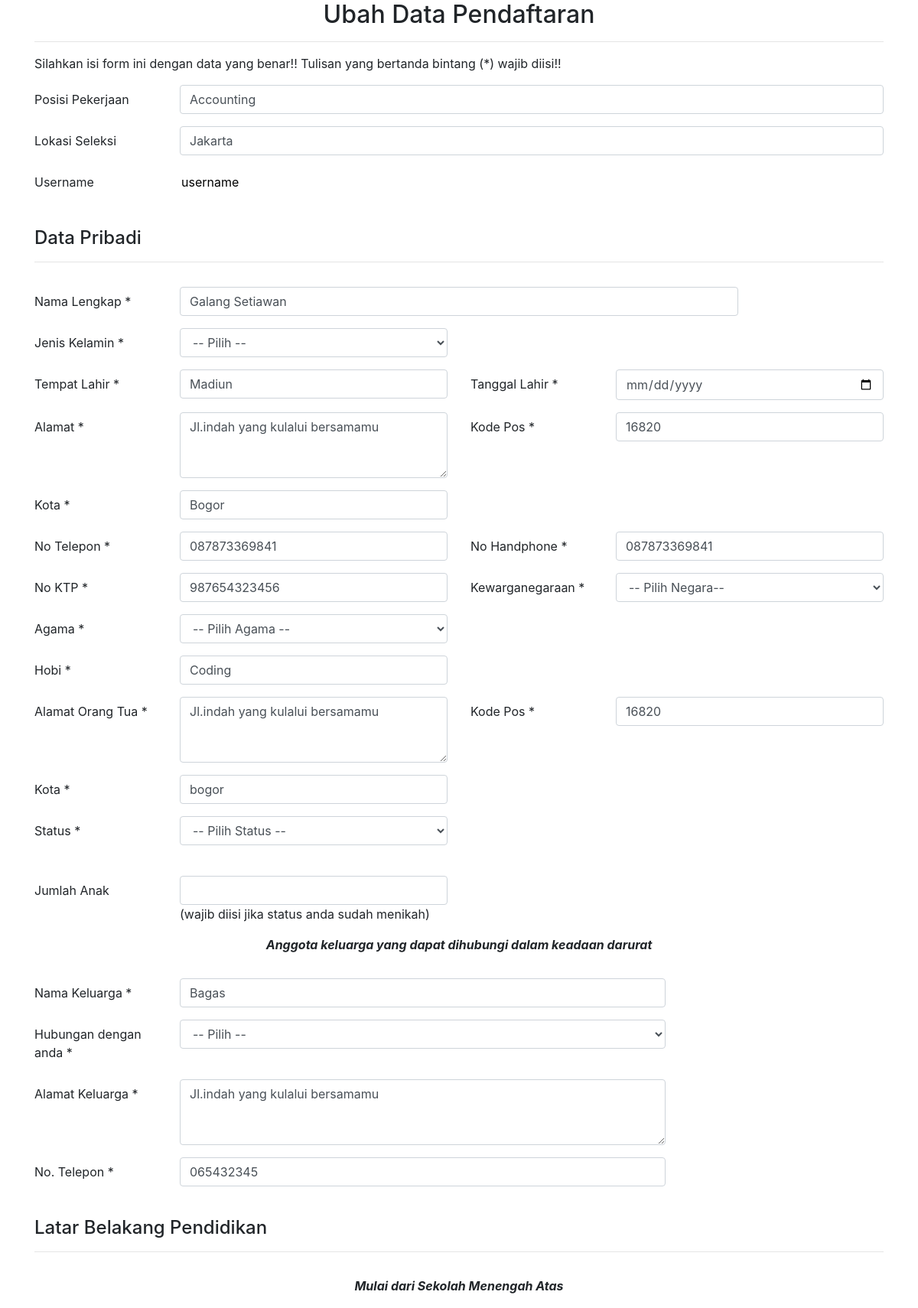
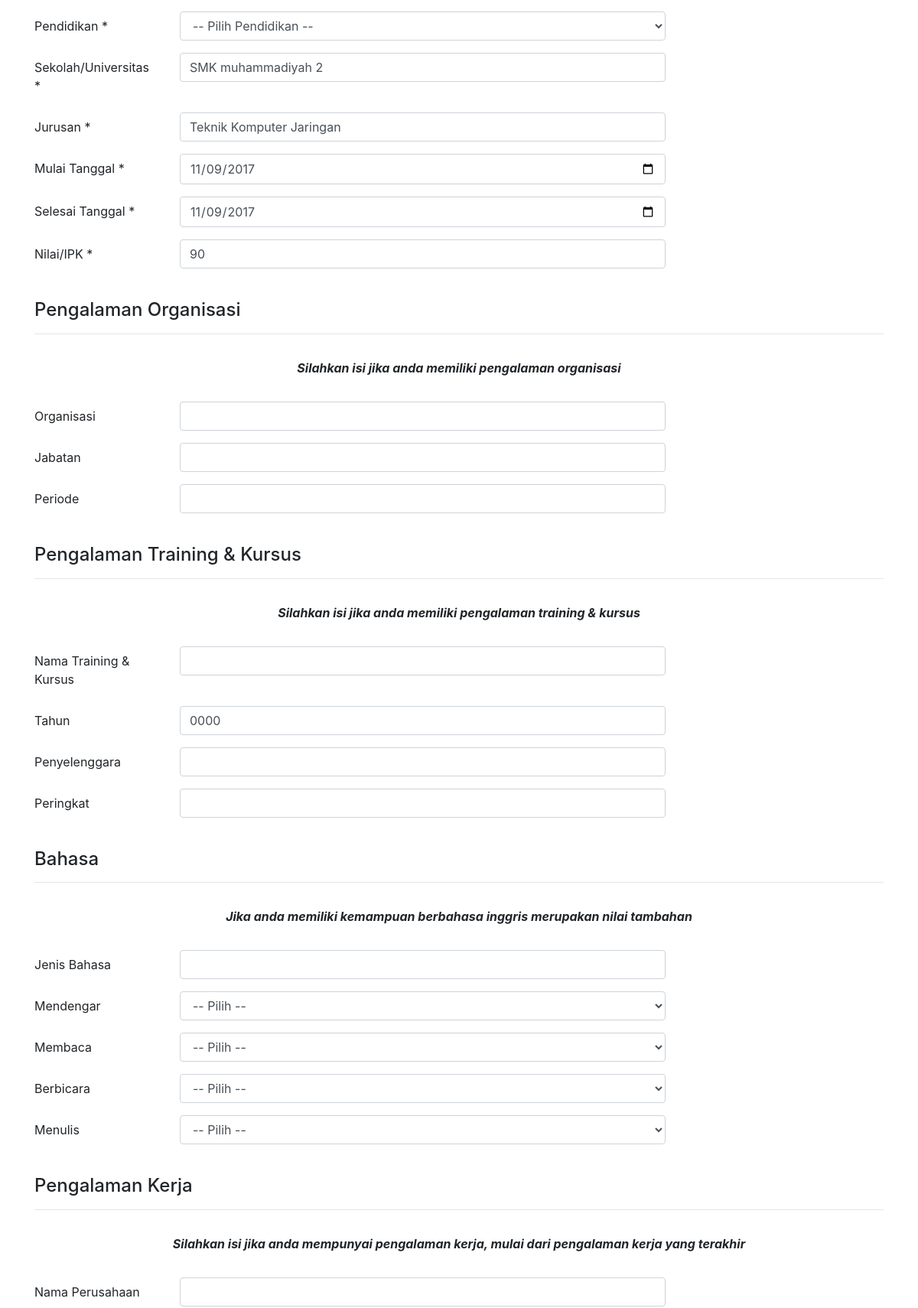
The page /pelamar/form_ubah.php?id_pelamar=320010 (upper part) on the database its author committed (2 pictures, top to bottom).
### tables this page shows
CREATE TABLE `pelamar` (
  `id_pelamar` int(5) NOT NULL,
  `posisi_pekerjaan` varchar(20) NOT NULL,
  `lokasi_seleksi` varchar(13) NOT NULL,
  `username` varchar(40) NOT NULL,
  `password` varchar(18) NOT NULL,
  `nama` varchar(40) NOT NULL,
  `jekel` varchar(15) NOT NULL,
  `tempat_lhr` varchar(25) NOT NULL,
  `tgl_lhr` date NOT NULL,
  `alamat` varchar(40) NOT NULL,
  `kodepos` varchar(15) NOT NULL,
  `kota` varchar(15) NOT NULL,
  `no_tlp` varchar(20) NOT NULL,
  `no_hp` varchar(20) NOT NULL,
  `ktp` varchar(16) NOT NULL,
  `negara` varchar(20) NOT NULL,
  `agama` varchar(15) NOT NULL,
  `hobi` varchar(10) NOT NULL,
  `alamat_ortu` varchar(35) NOT NULL,
  `kodepos_ortu` varchar(15) NOT NULL,
  `kota_ortu` varchar(15) NOT NULL,
  `status` varchar(15) NOT NULL,
  `jml_anak` varchar(10) NOT NULL,
  `nm_kel` varchar(35) NOT NULL,
  `hubungan` varchar(20) NOT NULL,
  `alamat_kel` varchar(35) NOT NULL,
  `no_kel` varchar(15) NOT NULL,
  `pendidikan` varchar(15) NOT NULL,
  `nm_sekolah` varchar(30) NOT NULL,
  `jurusan` varchar(30) NOT NULL,
  `tgl_mulai` date NOT NULL,
  `tgl_selesai` date NOT NULL,
  `nilai` float NOT NULL,
  `organisasi` varchar(35) NOT NULL,
  `jabatan` varchar(25) NOT NULL,
  `periode_org` varchar(20) NOT NULL,
  `nm_kursus` varchar(30) NOT NULL,
  `tahun` year(4) NOT NULL,
  `penyelenggara` varchar(25) NOT NULL,
  `peringkat` varchar(15) NOT NULL,
  `bahasa` varchar(15) NOT NULL,
  `dengar` varchar(15) NOT NULL,
  `baca` varchar(15) NOT NULL,
  `bicara` varchar(15) NOT NULL,
  `tulis` varchar(15) NOT NULL,
  `nm_pt` varchar(25) NOT NULL,
  `tgl_awal` date NOT NULL,
  `tgl_akhir` date NOT NULL,
  `almt_pt` varchar(35) NOT NULL,
  `tlp_pt` varchar(15) NOT NULL,
  `jabat_awal` varchar(20) NOT NULL,
  `jabat_akhir` varchar(20) NOT NULL,
  `nm_atasan` varchar(30) NOT NULL,
  `alasan` varchar(100) NOT NULL,
  `gaji` varchar(20) NOT NULL,
  `dokumen` longtext NOT NULL,
  `foto` longtext NOT NULL,
  `file_sertifikat` longtext NOT NULL
);

### pelamar/form_ubah.php (the view, shortened to what the rows shown need)
<!doctype html>
<html lang="en">
  <head>
    <link rel="stylesheet" href="https://maxcdn.bootstrapcdn.com/bootstrap/4.0.0-beta.2/css/bootstrap.min.css">
  </head>
  <body>
    <?php
    include "koneksi.php";
    $id_pelamar = $_GET['id_pelamar'];
    $query = "SELECT * FROM pelamar WHERE id_pelamar='".$id_pelamar."'";
    $sql = mysqli_query($connect, $query);
    $data = mysqli_fetch_array($sql);
    ?>
   <section class="atas" id="atas">
     <div class="container">
       <div class="row">
         <div class="col-sm-12">
           <h2 class="text-center">Ubah Data Pendaftaran</h2>
         </div>
       </div>
     </div>
   </section>
   <div class="container">
     <form action="proses_ubah.php?id_pelamar=<?php echo $id_pelamar; ?>" method="post">
       <div class="form-group row">
           <div class="col-sm-10">
              <input type="text" class="form-control" name="nama" value="<?php echo $data['posisi_pekerjaan']; ?> ">
          </div>
       </div>
       <div class="form-group row">
           <div class="col-sm-10">
              <input type="text" class="form-control" name="nama" value="<?php echo $data['lokasi_seleksi']; ?> ">
          </div>
       </div>
       <br>
       <div class="form-group row">
         <div class="col-sm-8 col-sm-offsite-2">
           <input type="text" class="form-control" name="nama" value="<?php echo $data['nama']; ?> ">
        </div>
      </div>
      <div class="form-group row">
        <div class="col-sm-4 col-sm-offsite-6">
           <select class="form-control" name="jekel" value="<?php echo $data['jekel']; ?> ">
              <option>-- Pilih --</option>
          </select>
        </div>
      </div>
       <div class="form-group row">
         <div class="col-sm-4">
           <input type="text" class="form-control" name="tempat_lhr" value="<?php echo $data['tempat_lhr']; ?> ">
        </div>
         <div class="col-sm-4">
              <input type="date" class="form-control" name="tgl_lhr" value="<?php echo $data['tgl_lhr']; ?> ">
        </div>
      </div>
      <div class="form-group row">
          <div class="col-sm-4">
            <textarea class="form-control" name="alamat" rows="3"><?php echo $data['alamat']; ?></textarea>
          </div>
         <div class="col-sm-4">
              <input type="text" class="form-control" name="kodepos" value="<?php echo $data['kodepos']; ?> ">
        </div>
      </div>
      <div class="form-group row">
         <div class="col-sm-4 col-sm-offsite-6">
           <input type="text" class="form-control" name="kota" value="<?php echo $data['kota']; ?>">
        </div>
      </div>
      <div class="form-group row">
         <div class="col-sm-4">
           <input type="text" class="form-control" name="no_tlp" value="<?php echo $data['no_tlp']; ?>">
        </div>
         <div class="col-sm-4">
           <input type="text" class="form-control" name="no_hp" value="<?php echo $data['no_hp']; ?>">
        </div>
      </div>
       <div class="form-group row">
         <div class="col-sm-4">
           <input type="text" class="form-control" name="ktp" value="<?php echo $data['ktp']; ?>">
        </div>
        <div class="col-sm-4 col-sm-offsite-6">
           <select class="form-control" name="negara" value="<?php echo $data['negara']; ?>">
              <option>-- Pilih Negara--</option>
           </select>
        </div>
       </div>
       <div class="form-group row">
          <div class="col-sm-4 col-sm-offsite-6">
           <select class="form-control" name="agama" value="<?php echo $data['agama']; ?>">
              <option>-- Pilih Agama --</option>
           </select>
        </div>
       </div>
        <div class="form-group row">
         <div class="col-sm-4 col-sm-offsite-6">
           <input type="text" class="form-control" name="hobi" value="<?php echo $data['hobi']; ?>">
        </div>
      </div>
       <div class="form-group row">
          <div class="col-sm-4">
            <textarea class="form-control" name="alamat_ortu" rows="3"><?php echo $data['alamat_ortu']; ?></textarea>
          </div>
          <div class="col-sm-4">
            <input type="text" class="form-control" name="kodepos_ortu" value="<?php echo $data['kodepos_ortu']; ?>">
          </div>
      </div>
        <div class="form-group row">
         <div class="col-sm-4 col-sm-offsite-6">
           <input type="text" class="form-control" name="kota_ortu" value="<?php echo $data['kota_ortu']; ?>">
        </div>
      </div>
      <div class="form-group row">
         <div class="col-sm-4 col-sm-offsite-6">
            <select class="form-control" name="status" value="<?php echo $data['status']; ?>">
              <option>-- Pilih Status --</option>
           </select>
        </div>
      </div>
      <br>
       <div class="form-group row">
         <div class="col-sm-7 col-sm-offsite-3">
           <input type="text" class="form-control" name="nm_kel" value="<?php echo $data['nm_kel']; ?>">
        </div>
      </div>
      <div class="form-group row">
         <div class="col-sm-7 col-sm-offsite-3">
            <select class="form-control" name="hubungan" value="<?php echo $data['hubungan']; ?>">
              <option>-- Pilih --</option>
           </select>
        </div>
      </div>
      <div class="form-group row">
        <div class="col-sm-7 col-sm-3">
            <textarea class="form-control" name="alamat_kel" rows="3"><?php echo $data['alamat_kel']; ?></textarea>
        </div>
      </div>
      <div class="form-group row">
         <div class="col-sm-7 col-sm-offsite-3">
           <input type="text" class="form-control" name="no_kel" value="<?php echo $data['no_kel']; ?>">
        </div>
      </div>
      <br>
      <div class="form-group row">
         <div class="col-sm-7 col-sm-offsite-3">
            <select class="form-control" name="pendidikan" value="<?php echo $data['pendidikan']; ?>">
              <option>-- Pilih Pendidikan --</option>
           </select>
        </div>
      </div>
       <div class="form-group row">
         <div class="col-sm-7 col-sm-offsite-3">
           <input type="text" class="form-control" name="nm_sekolah" value="<?php echo $data['nm_sekolah']; ?>">
        </div>
      </div>
       <div class="form-group row">
         <div class="col-sm-7 col-sm-offsite-3">
           <input type="text" class="form-control" name="jurusan" value="<?php echo $data['jurusan']; ?>">
        </div>
      </div>
       <div class="form-group row">
         <div class="col-sm-7 col-sm-offsite-3">
           <input type="date" class="form-control" name="tgl_mulai" value="<?php echo $data['tgl_mulai']; ?>">
        </div>
      </div>
       <div class="form-group row">
         <div class="col-sm-7 col-sm-offsite-3">
           <input type="date" class="form-control" name="tgl_selesai" value="<?php echo $data['tgl_selesai']; ?>">
        </div>
      </div>
       <div class="form-group row">
         <div class="col-sm-7 col-sm-offsite-3">
           <input type="text" class="form-control" name="nilai" value="<?php echo $data['nilai']; ?>">
        </div>
      </div>
      <br>
      <br>
       <div class="form-group row">
         <div class="col-sm-7 col-sm-offsite-3">
           <input type="text" class="form-control" name="tahun" value="<?php echo $data['tahun']; ?>">
        </div>
      </div>
      <br>
        <div class="form-group row">
         <div class="col-sm-7 col-sm-offsite-3">
            <select class="form-control" name="dengar" value="<?php echo $data['dengar']; ?>">
                 <option>-- Pilih --</option>
           </select>
        </div>
      </div>
      <div class="form-group row">
         <div class="col-sm-7 col-sm-offsite-3">
            <select class="form-control" name="baca" value="<?php echo $data['baca']; ?>">
                 <option>-- Pilih --</option>
           </select>
        </div>
      </div>
      <div class="form-group row">
         <div class="col-sm-7 col-sm-offsite-3">
            <select class="form-control" name="bicara" value="<?php echo $data['bicara']; ?>">
                 <option>-- Pilih --</option>
           </select>
        </div>
      </div>
      <div class="form-group row">
         <div class="col-sm-7 col-sm-offsite-3">
            <select class="form-control" name="tulis" value="<?php echo $data['tulis']; ?>">
                 <option>-- Pilih --</option>
           </select>
        </div>
      </div>
      <br>
     </form>
   </div>
  </body>
</html>

### rows shown on the page
pelamar: nama "Accounting", nama "Jakarta", nama "Galang Setiawan", jekel "-- Pilih --", tempat_lhr "Madiun", alamat "Jl.indah yang kulalui bersamamu", kodepos "16820", kota "Bogor", no_tlp "087873369841", no_hp "087873369841", ktp "987654323456", negara "-- Pilih Negara--", agama "-- Pilih Agama --", hobi "Coding", alamat_ortu "Jl.indah yang kulalui bersamamu", kodepos_ortu "16820", kota_ortu "bogor", status "-- Pilih Status --", nm_kel "Bagas", hubungan "-- Pilih --", alamat_kel "Jl.indah yang kulalui bersamamu", no_kel "065432345", pendidikan "-- Pilih Pendidikan --", nm_sekolah "SMK muhammadiyah 2", jurusan "Teknik Komputer Jaringan", tgl_mulai "11/09/2017", tgl_selesai "11/09/2017", nilai "90", tahun "0000", dengar "-- Pilih --", baca "-- Pilih --", bicara "-- Pilih --", tulis "-- Pilih --"
